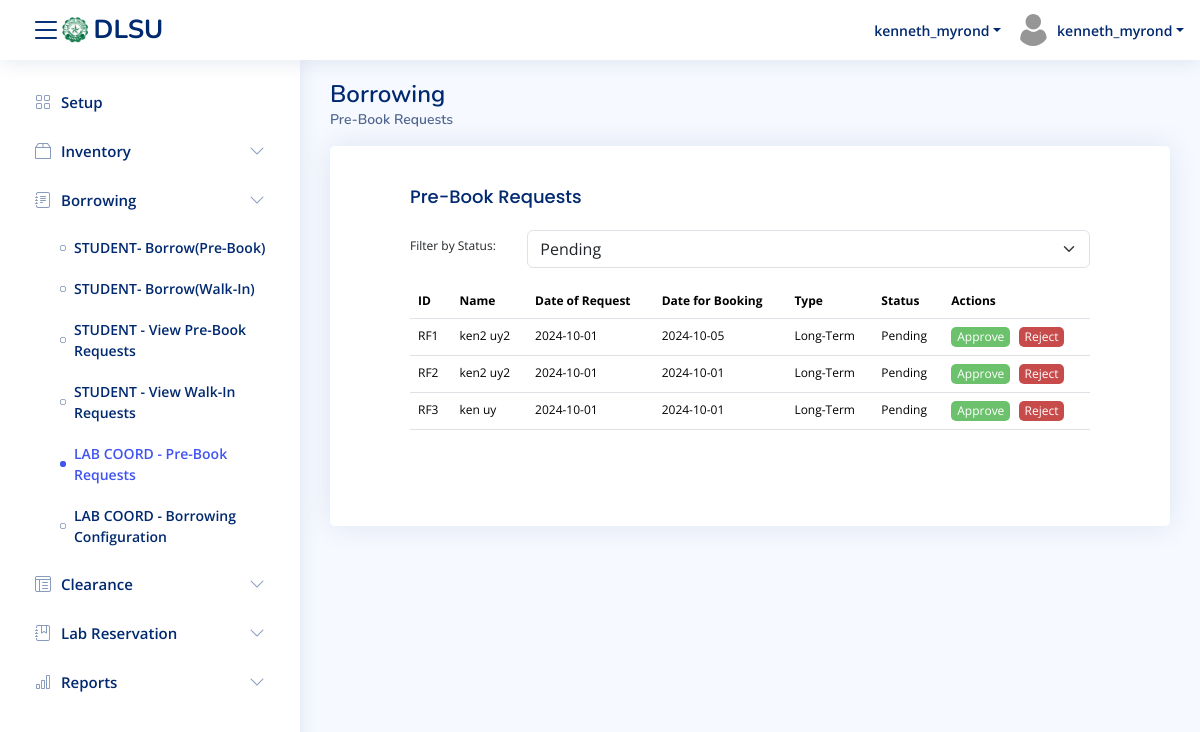
/borrowing/labcoord/prebookrequests (signed in), run on an earlier commit of the app's database.
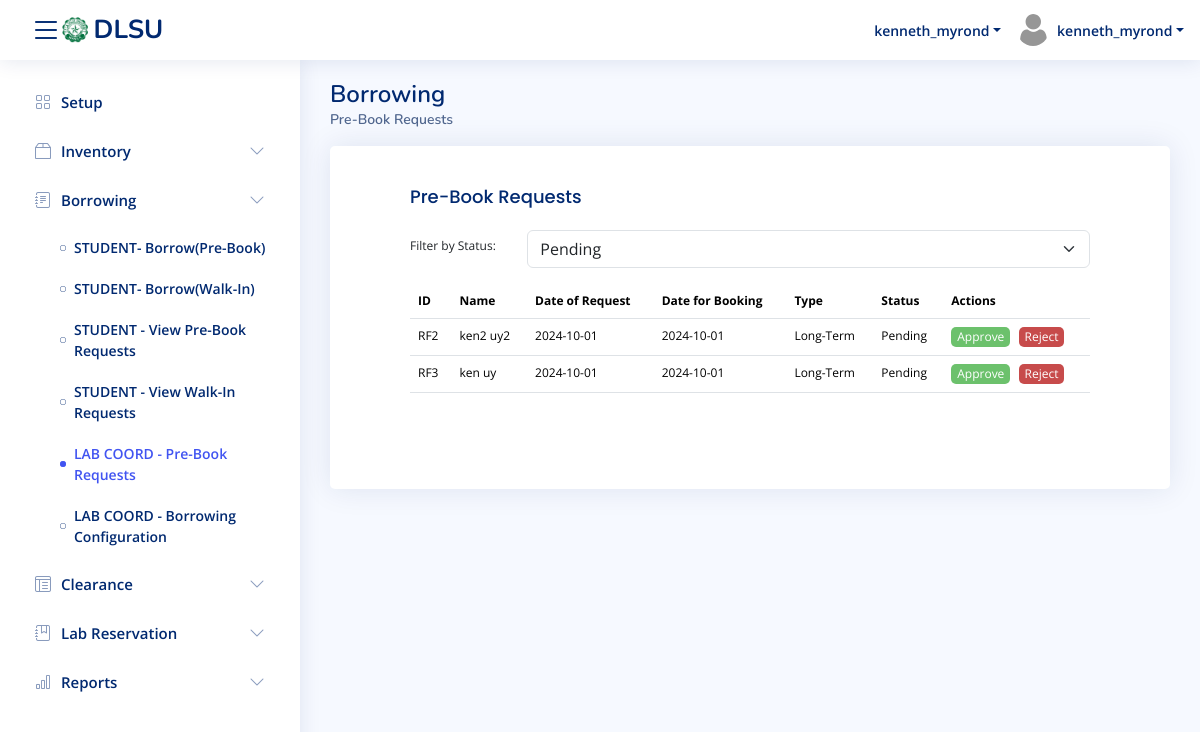
And on a later commit of the database.
### core/models.py (models this page shows, shortened)
class borrow_info(models.Model):
    borrow_id = models.AutoField(primary_key=True)
    laboratory = models.ForeignKey('Laboratory', on_delete=models.CASCADE)
    user = models.ForeignKey('User', on_delete=models.SET_NULL, null=True, blank=True, related_name='borrowed_by')
    request_date = models.DateTimeField(null=True, blank=True)
    borrow_date = models.DateField(null=True, blank=True)
    due_date = models.DateField(null=True, blank=True)
    status = models.CharField(max_length=1, null=True, blank=True)
    approved_by = models.ForeignKey(User, on_delete=models.SET_NULL, null=True, blank=True)

class user(AbstractBaseUser):
    user_id = models.AutoField(primary_key=True)
    firstname = models.CharField(max_length=45, null=True, blank=True)
    lastname = models.CharField(max_length=45, null=True, blank=True)
    email = models.EmailField(unique=True)
    role = models.ForeignKey(role, null=True, blank=True, on_delete=models.SET_NULL)  # ForeignKey to Role
    is_deactivated = models.BooleanField(default=False)
    is_guest = models.BooleanField(default=False)
    is_active = models.BooleanField(default=True)
    is_staff = models.BooleanField(default=False)
    is_superuser = models.BooleanField(default=False)
    objects = UserManager()
    USERNAME_FIELD = 'email'
    REQUIRED_FIELDS = ['firstname', 'lastname']

### core/views.py (the view, shortened to what this page needs)
# urls.py: path('borrowing/labcoord/prebookrequests', views.borrowing_labcoord_prebookrequests, name='borrowing_labcoord_prebookrequests'),
def borrowing_labcoord_prebookrequests(request):
    if not request.user.is_authenticated:
        return redirect('userlogin')
    selected_status = request.GET.get('status', 'P')
    if selected_status == 'all':
        borrowing_requests = borrow_info.objects.all().order_by('request_date')
    else:
        borrowing_requests = borrow_info.objects.filter(status=selected_status).order_by('request_date')
    return render(request, 'mod_borrowing/borrowing_labcoord_prebookrequests.html', {
        'borrowing_requests': borrowing_requests,
        'selected_status': selected_status,  # Pass the selected status to the template
    })

### core/context_processors.py (called while the page is built)
def labs_context(request):
    return {
        'laboratories': laboratory.objects.filter(is_available=True),
        'selected_lab_name': request.session.get('selected_lab_name')
    }

### core/templates/mod_borrowing/borrowing_labcoord_prebookrequests.html (shortened to what this page needs)
{% extends 'temp_navbar.html' %}
{% block content %}
  <div class="pagetitle">
    <h1>Borrowing</h1>
    <nav>
      <ol class="breadcrumb">
        <li class="breadcrumb-item active">Pre-Book Requests</li>
      </ol>
    </nav>
  </div>
  <section class="section">
    <div class="row">
      <div class="col-lg-12">
        <div class="card">
          <div class="card-body">
            <h5 class="card-title">Pre-Book Requests</h5>
            <form method="GET" id="statusFilterForm">
              <div class="row mb-3">
                <label for="status" class="col-sm-2 col-form-label">Filter by Status:</label>
                <div class="col-sm-10">
                  <select class="form-select" id="status" name="status" onchange="document.getElementById('statusFilterForm').submit()">
                    <option value="P" {% if selected_status == 'P' %}selected{% endif %}>Pending</option>
                  </select>
                </div>
              </div>
            </form>
            <table class="table datatable">
              <thead>
                <tr>
                  <th>ID</th>
                  <th>Name</th>
                  <th>Date of Request</th>
                  <th>Date for Booking</th>
                  <th>Type</th>
                  <th>Status</th>
                  <th>Actions</th>
                </tr>
              </thead>
              <tbody>
                {% for request in borrowing_requests %}
                <tr>
                  <td>RF{{ request.borrow_id }}</td>
                  <td>{{ request.user.firstname}} {{ request.user.lastname}}</td>
                  <td>{{ request.request_date|date:"Y-m-d" }}</td>
                  <td>{{ request.borrow_date|date:"Y-m-d" }}</td>
                  <td>
                    {% if request.due_date %}
                      Long-Term
                    {% else %}
                      Short-Term
                    {% endif %}
                  </td>
                  <td>
                    {% if request.status == 'P' %}
                      Pending
                    {% elif request.status == 'A' %}
                      <span style="color:green;">Approved</span>
                    {% elif request.status == 'D' %}
                      <span style="color:red;">Rejected</span>
                    {% endif %}
                  </td>
                  <td>
                    {% if request.status == 'P' %}
                      <form method="POST">
                        <button type="submit" name="action" value="approve" id="approve">Approve</button>
                        <button type="submit" name="action" value="reject" id="reject">Reject</button>
                      </form>
                    {% else %}
                      <span>Completed</span>
                    {% endif %}
                  </td>
                </tr>
                {% endfor %}
              </tbody>
            </table>
          </div>
        </div>
      </div>
    </div>
  </section>
{% endblock %}

What changed in the data, as far as the page shows it:
no longer on this page (row edited): borrow_info: borrow_id "1", user.firstname "ken2", user.lastname "uy2", request_date "2024-10-01", borrow_date "2024-10-05", due_date "Long-Term", status "Pending"
